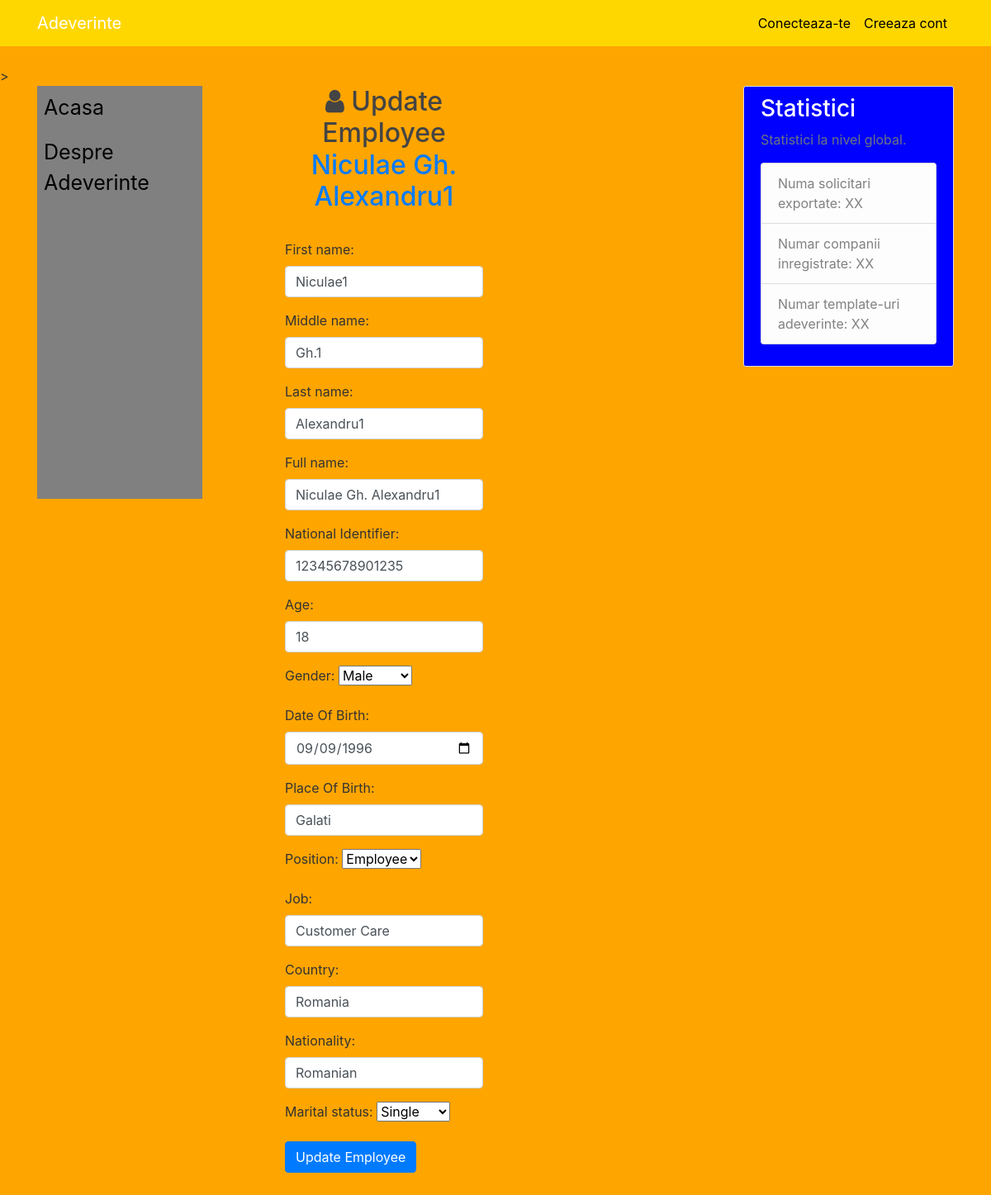
/employees/2/update/, run on the app's committed database.
### employee/models.py (models this page shows, shortened)
class Employees(models.Model):
    GENDER_CHOICES = [
        ('Male', 'Male'),
        ('Female', 'Female'),
    ]
    Position_CHOICES = [
        ('Employee', 'Employee'),
        ('Manager', 'Manager'),
        ('CEO', 'CEO'),
    ]
    MARITAL_STATUS_CHOICES = [
        ('Single', 'Single'),
        ('Married', 'Married'),
    ]
    first_name = models.CharField(max_length=255)
    middle_name = models.CharField(max_length=255)
    last_name = models.CharField(max_length=255)
    full_name = models.CharField(max_length=500)
    national_identifier = models.BigIntegerField()
    age = models.PositiveIntegerField()
    gender = models.CharField(choices=GENDER_CHOICES, max_length=25)
    date_of_birth = models.DateField()
    place_of_birth = models.CharField(max_length=255)
    position = models.CharField(choices=Position_CHOICES, max_length=25)
    job = models.CharField(max_length=255, null=True)
    country = models.CharField(max_length=255)
    nationality = models.CharField(max_length=255)
    marital_status = models.CharField(choices=MARITAL_STATUS_CHOICES, max_length=25)
    salary = models.PositiveIntegerField()
    deduction = models.PositiveIntegerField(default=0, null=True)
    earning = models.PositiveIntegerField(default=0, null=True)
    deduction_description = models.TextField(null=True)
    earning_description = models.TextField(null=True)
    activated = models.BooleanField(default=True)
    freeze = models.BooleanField(default=False)
    added = models.DateTimeField(auto_now_add=True)
    updated = models.DateTimeField(auto_now=True)

### employee/views.py (the view)
# urls.py: url(r'^(?P<pk>\d+)/update/$', EmployeeUpdateView.as_view(), name='update'),
class EmployeeUpdateView(UpdateView):
    form_class = UpdateEmployeeForm
    model = Employees
    template_name = 'employees/employee_update.html'
    def get_queryset(self):
        qs = Employees.objects.filter(id=self.kwargs['pk'], activated=True, freeze=False)
        return qs
    def get_context_data(self, **kwargs):
        context = super(EmployeeUpdateView, self).get_context_data(**kwargs)
        context['title'] = 'Update Employee'
        return context

### employee/templates/employees/employee_update.html (shortened to what this page needs)
{% extends 'main_website/base.html' %}
{% block content %}
    <div class="col-sm-offset-3 col-sm-6">
        <h2 class="text-center"><i class="fa fa-user"></i> {{ title }} <a href="{% url 'employees:detail' object.id %}">{{ object.full_name }}</a></h2>
        <br>
            {% load crispy_forms_tags %}
            <form method="POST" enctype="multipart/form-data" action="" class="form-group">
                {{ form.as_p }}
                <button type="submit" class="btn btn-primary">{{ title }}</button>
            </form>
    <br>
    <br>
    <br>
    <br>
    <br>
    <br>
    </div>
{% endblock %}

### main_website/static/main_website/main.css (style rules this page uses)
body { background: #ffa500; color: #333333; margin-top: 5rem; }
h1, h2, h3, h4, h5, h6 { color: #444444; }

### data on the page
Employees: full_name "Niculae Gh. Alexandru1", first_name "Niculae1", middle_name "Gh.1", last_name "Alexandru1", national_identifier "12345678901235", age "18", gender "Male", date_of_birth "09/09/1996", place_of_birth "Galati", position "Employee", job "Customer Care", country "Romania", nationality "Romanian", marital_status "Single"

### other printed values
{{ title }} "Update Employee"
